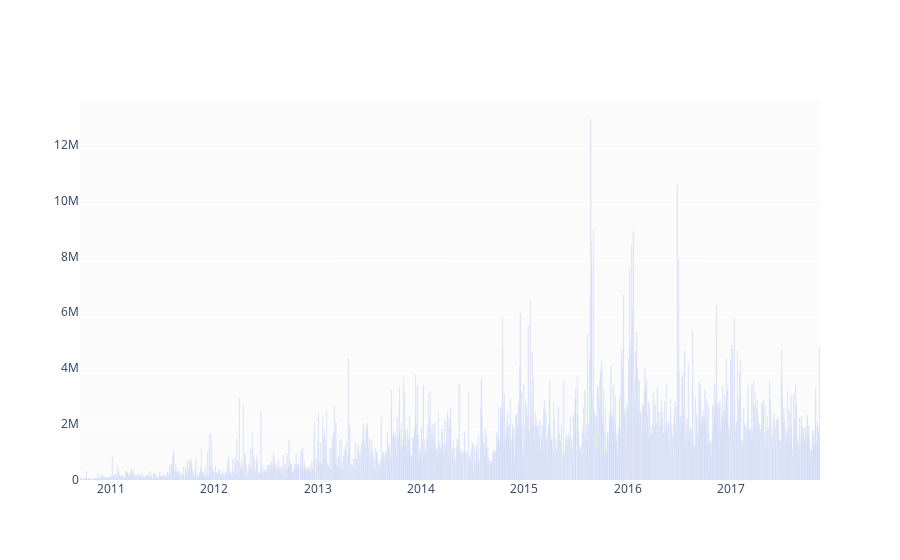

Notebook cell for this chart:
### Markdown cell above
## Volume

A volume is a very basic measure that shows a number of shares traded (bought, sold) over a certain period of time e.g. daily. It is such a simple but often overlooked indicator. Volume is so important because it basically represents the activity in stock trading. Higher volume value indicates higher interests in trading a stock.

### Code cell
go.Figure(go.Bar(x=df.Date, y=df.Volume, name='Volume'))

### Figure 1 — Plotly figure (JSON) as saved in the notebook; plotly's stock layout.template omitted (floating-point values rounded to 4 significant figures; data arrays with more than 128 entries replaced by an {"elided": "..."} marker saying what was removed)
{"data": [{"name": "Volume", "type": "bar", "x": {"elided": "1804 str values"}, "y": {"elided": "1804 int values"}}], "layout": {}}
